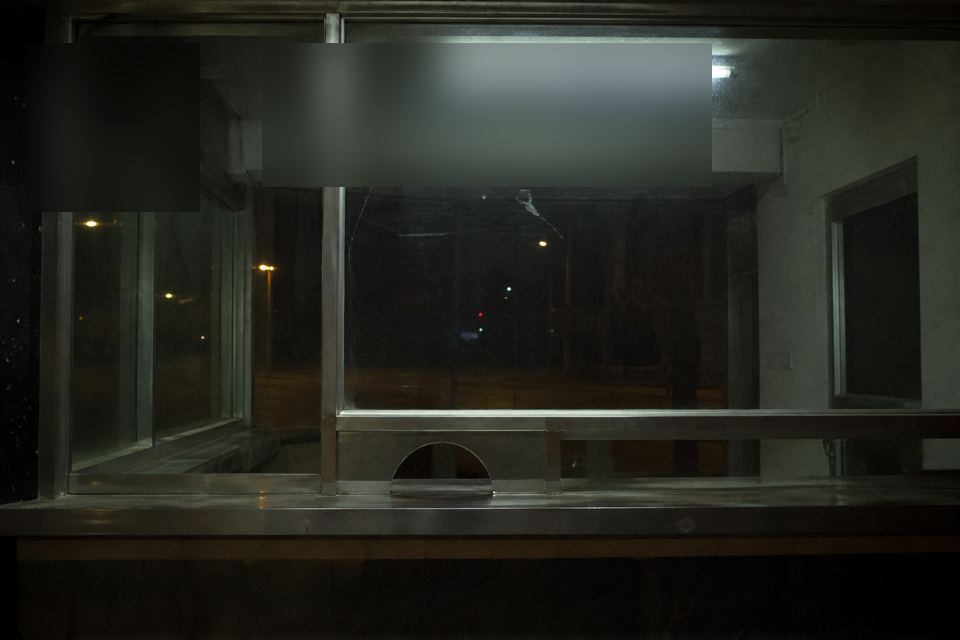
#> input picture 改名对质/中文版/img/ye-chuang.jpg, 960 x 640 px, found by its file name
$ python _build.py
#> lines starting #> are read from the running program, lines starting #| are printed output that depends on the picture
# -*- coding: utf-8 -*-
from pathlib import Path
from PIL import Image, ImageFilter, ImageDraw

ROOT = Path("/Users/Zhuanz/Desktop/新游戏4/改名对质")
ASSETS = Path("/Users/Zhuanz/.cursor/projects/Users-Zhuanz-Projects-chenghuang-yeshi/assets")
IMG = ROOT / "img"

PAINT = {
    "ye-chuang.jpg": [(40, 70, 320, 340), (420, 70, 1140, 300)],
    "pu-ce.jpg": [(220, 360, 620, 680)],
    "hong-tiao.jpg": [(430, 40, 1120, 300)],
    "you-xiang.jpg": [(520, 330, 1040, 560)],
}


def paint_and_copy():
    IMG.mkdir(exist_ok=True)
    names = [
        "ye-chuang.jpg",
        "dang-he.jpg",
        "ting-xiang.jpg",
        "pu-ce.jpg",
        "hong-tiao.jpg",
        "you-xiang.jpg",
        "tai-deng.jpg",
        "bian-tiao.jpg",
    ]
    for name in names:
        im = Image.open(ASSETS / name).convert("RGB")
#> im is the input picture: PIL image 960x640 RGB; mean R, G, B 36.5, 37.7, 31.6
        w, h = im.size
#> w = 960; h = 640
        # shrink for pages
        im = im.resize((960, int(h * 960 / w)), Image.Resampling.LANCZOS)
        scale = 960 / w
#> scale = 1
        if name in PAINT:
            draw = ImageDraw.Draw(im)
            for box in PAINT[name]:
                x1, y1, x2, y2 = [int(v * scale) for v in box]
                crop = im.crop((x1, y1, x2, y2)).filter(ImageFilter.GaussianBlur(18))
                im.paste(crop, (x1, y1))
                # sample edge color wash
                px = im.getpixel((max(0, x1 - 4), max(0, y1)))
                wash = Image.new("RGB", (x2 - x1, y2 - y1), px)
                wash = Image.blend(im.crop((x1, y1, x2, y2)), wash, 0.35)
                im.paste(wash, (x1, y1))
#> this loop made 2 passes
#> px on passes 1 to 2: (8, 8, 6), (58, 67, 62)
#> pass 1, in paint_and_copy, `crop = im.crop((x1, y1, x2, y2)).filter(ImageFilter.GaussianBlur(18))`:
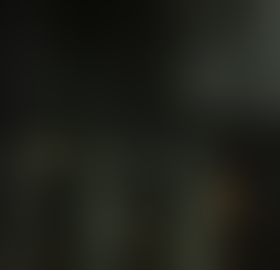
#> crop: PIL image 280x270 RGB; mean R, G, B 30.1, 31.6, 24.9
#> pass 2, in paint_and_copy, `crop = im.crop((x1, y1, x2, y2)).filter(ImageFilter.GaussianBlur(18))`:
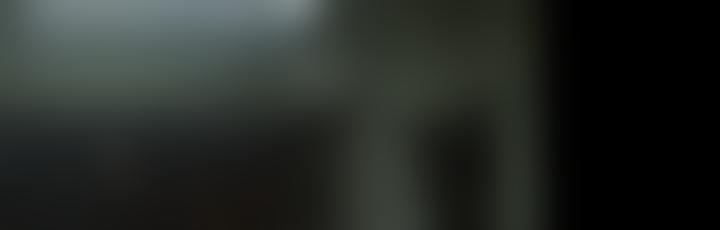
#> crop: PIL image 720x230 RGB; mean R, G, B 37.7, 41.9, 38.1
#> after the loop:
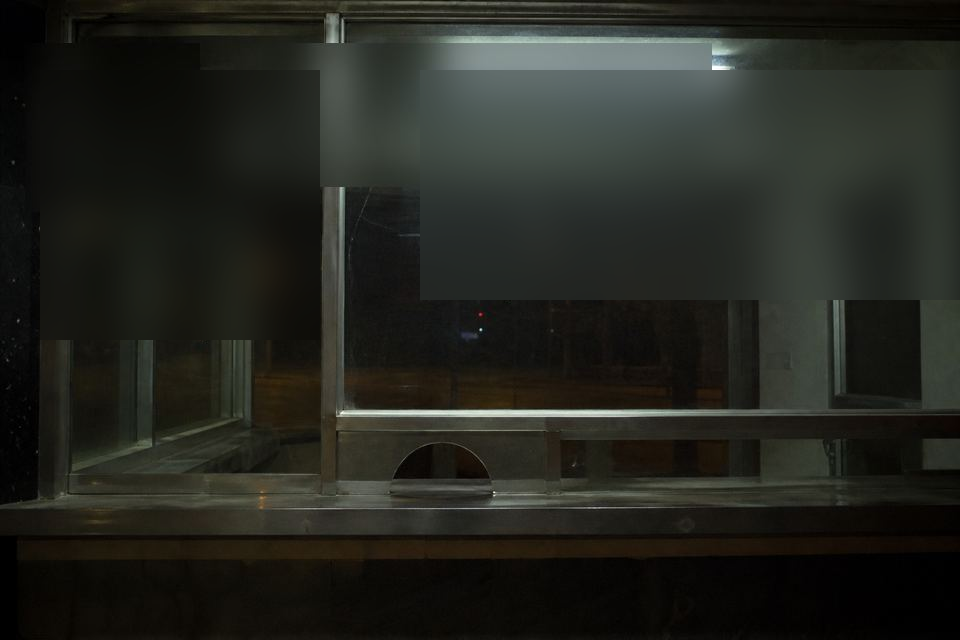
#> im: PIL image 960x640 RGB; mean R, G, B 35.9, 37.3, 31.4
#> after the loop:
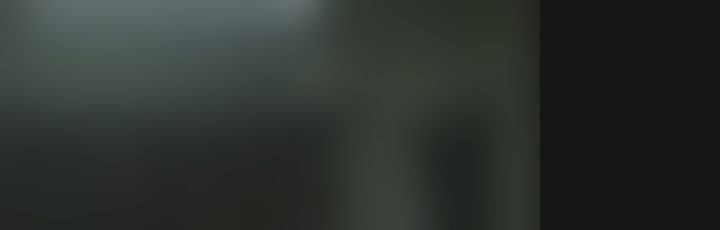
#> wash: PIL image 720x230 RGB; mean R, G, B 44, 49.9, 45.7
        dest = IMG / name
        im.save(dest, "JPEG", quality=78, optimize=True)
#> (the run stopped early here; a loop or call above may not have finished)
